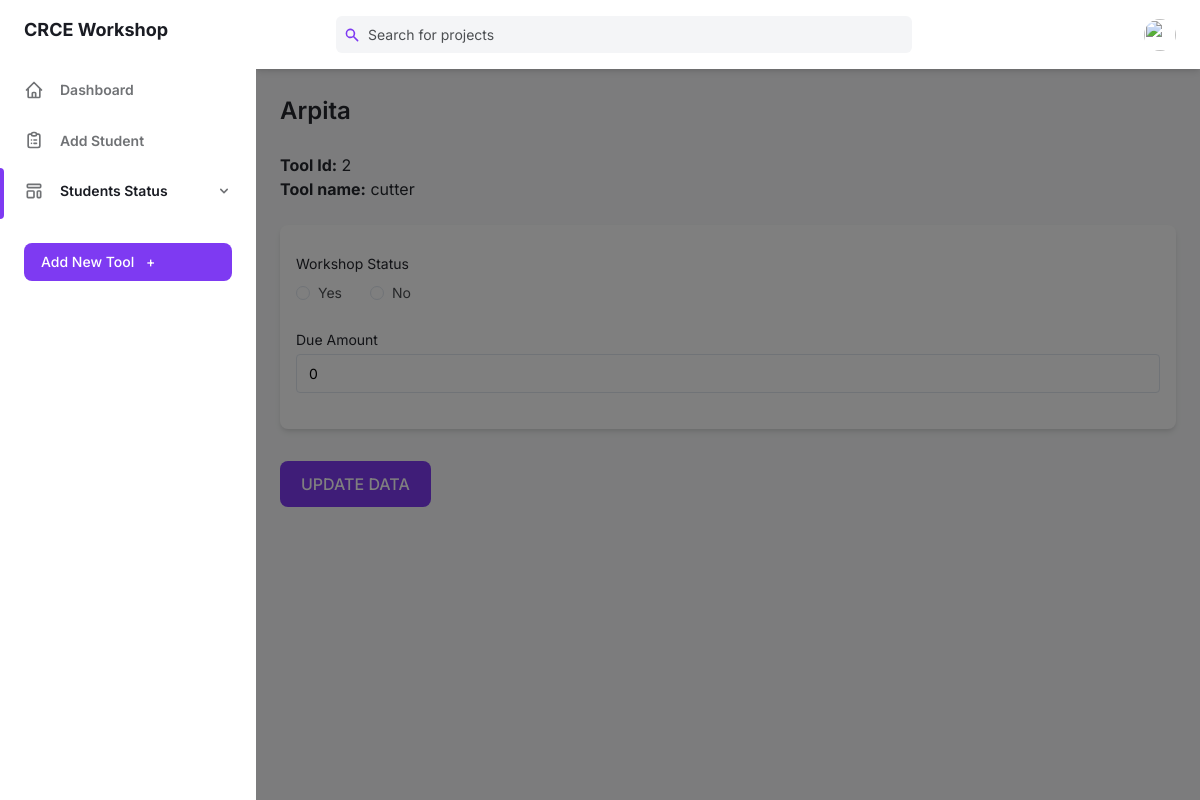
The page /teacher-portal/workshop/UpdateWorkshop.php?rollno=1001&name=Arpita&tool_id=2 on the database its author committed.
### tables this page shows
CREATE TABLE IF NOT EXISTS `student` (
  `s_id` int NOT NULL AUTO_INCREMENT,
  `branch` varchar(100) NOT NULL,
  `first_name` varchar(100) NOT NULL,
  `last_name` varchar(100) NOT NULL,
  `mother_name` varchar(100) NOT NULL,
  `religion` varchar(100) NOT NULL,
  `gender` varchar(100) NOT NULL,
  `dob` varchar(100) NOT NULL,
  `pob` varchar(100) NOT NULL,
  `s_email` varchar(100) NOT NULL,
  `s_pwd` varchar(100) NOT NULL,
  `phone` varchar(100) NOT NULL,
  `year` varchar(100) NOT NULL,
  `home_stn` varchar(100) NOT NULL,
  `age` varchar(100) NOT NULL,
  `ila` varchar(100) NOT NULL,
  `doa` varchar(100) NOT NULL,
  `reason` varchar(100) NOT NULL,
  `remark` varchar(100) NOT NULL,
  PRIMARY KEY (`s_id`)
);

CREATE TABLE IF NOT EXISTS `student_workshop_map` (
  `sr` int NOT NULL AUTO_INCREMENT,
  `s_id` int NOT NULL,
  `workshopstatus` varchar(100) NOT NULL,
  `too_id` int DEFAULT NULL,
  `dues` varchar(100) DEFAULT NULL,
  `comments` varchar(100) DEFAULT NULL,
  PRIMARY KEY (`sr`),
  KEY `s_id` (`s_id`),
  KEY `too_id` (`too_id`)
);

CREATE TABLE IF NOT EXISTS `workshop` (
  `tool_id` int NOT NULL AUTO_INCREMENT,
  `tool_name` varchar(100) NOT NULL,
  PRIMARY KEY (`tool_id`)
);

### teacher-portal/workshop/UpdateWorkshop.php (the view, shortened to what this page needs)
<!DOCTYPE html>
<html :class="{ 'theme-dark': dark }" x-data="data()" lang="en">
	<head>
		<link rel="stylesheet" href="./assets/css/tailwind.output.css" />
	</head>
	<body>
		<div class="flex h-screen bg-gray-50 dark:bg-gray-900" :class="{ 'overflow-hidden': isSideMenuOpen}">
				<aside  class="z-20 hidden w-64 overflow-y-auto bg-white dark:bg-gray-800 md:block flex-shrink-0">
					<div class="py-4 text-gray-500 dark:text-gray-400">
						<a class="ml-6 text-lg font-bold text-gray-800 dark:text-gray-200" href="workshop-home.php">
						CRCE Workshop
						</a>
						<ul class="mt-6">
						<li class="relative px-6 py-3">
							<a class="inline-flex items-center w-full text-sm font-semibold transition-colors duration-150 hover:text-gray-800 dark:hover:text-gray-200"
							href="workshop-home.php"
							>
							<span class="ml-4">
								Dashboard
							</span>
							</a>
						</li>
						</ul>
						<ul>
						<li class="relative px-6 py-3">
							<a class="inline-flex items-center w-full text-sm font-semibold transition-colors duration-150 hover:text-gray-800 dark:hover:text-gray-200"
							href="add-student-workshop.php"
							>
							<span class="ml-4">
								Add Student
							</span>
							</a>
						</li>
						</ul>
						<ul>
                            <li class="relative px-6 py-3">
                                <span class="absolute inset-y-0 left-0 w-1 bg-purple-600 rounded-tr-lg rounded-br-lg" aria-hidden="true"></span>
                                <button class="inline-flex items-center justify-between w-full text-sm font-semibold transition-colors duration-150 hover:text-gray-800 dark:hover:text-gray-200" @click="togglePagesMenu" aria-haspopup="true" >
                                    <span class="inline-flex items-center">
                                        <span class="ml-4">
                                            <a class="inline-flex items-center w-full text-sm font-semibold text-gray-800 transition-colors duration-150 hover:text-gray-800 dark:hover:text-gray-200 dark:text-gray-100">
                                                Students Status
                                            </a>
                                        </span>
                                    </span>
                                    <svg class="w-4 h-4" aria-hidden="true" fill="currentColor" viewBox="0 0 20 20">
                                        <path fill-rule="evenodd" d="M5.293 7.293a1 1 0 011.414 0L10 10.586l3.293-3.293a1 1 0 111.414 1.414l-4 4a1 1 0 01-1.414 0l-4-4a1 1 0 010-1.414z" clip-rule="evenodd"></path>
                                    </svg>
                                </button>
                            </li>
						</ul>
						<div class="px-6 my-6">
                            <button class="flex items-center justify-between w-full px-4 py-2 text-sm font-medium leading-5 text-white transition-colors duration-150 bg-purple-600 border border-transparent rounded-lg active:bg-purple-600 hover:bg-purple-700 focus:outline-none focus:shadow-outline-purple">
                                <a href="add-workshop-tool.php">
                                    Add New Tool <span class="ml-2" aria-hidden="true">+</span>
                                </a>
                            </button>
						</div>
					</div>
				</aside>
				<div
					x-show="isSideMenuOpen"
					x-transition:enter="transition ease-in-out duration-150"
					x-transition:enter-start="opacity-0"
					x-transition:enter-end="opacity-100"
					x-transition:leave="transition ease-in-out duration-150"
					x-transition:leave-start="opacity-100"
					x-transition:leave-end="opacity-0"
					class="fixed inset-0 z-10 flex items-end bg-black bg-opacity-50 sm:items-center sm:justify-center"
					>
				</div>
			<div class="flex flex-col flex-1 w-full">
				<header class="z-10 py-4 bg-white shadow-md dark:bg-gray-800">
					<div class="container flex items-center justify-between h-full px-6 mx-auto text-purple-600 dark:text-purple-300">
							<div class="search flex justify-center flex-1 lg:mr-32">
								<div class="relative w-full max-w-xl mr-6 focus-within:text-purple-500">
									<div class="absolute inset-y-0 flex items-center pl-2">
										<svg class="w-4 h-4" aria-hidden="true" fill="currentColor" viewBox="0 0 20 20">
										<path
											fill-rule="evenodd"
											d="M8 4a4 4 0 100 8 4 4 0 000-8zM2 8a6 6 0 1110.89 3.476l4.817 4.817a1 1 0 01-1.414 1.414l-4.816-4.816A6 6 0 012 8z"
											clip-rule="evenodd"
										></path>
										</svg>
									</div>
									<input
										class="searchTerm cd-search table-filter w-full pl-8 pr-2 text-sm text-gray-700 placeholder-gray-600 bg-gray-100 border-0 rounded-md dark:placeholder-gray-500 dark:focus:shadow-outline-gray dark:focus:placeholder-gray-600 dark:bg-gray-700 dark:text-gray-200 focus:placeholder-gray-500 focus:bg-white focus:border-purple-300 focus:outline-none focus:shadow-outline-purple form-input"
										type="text"
										placeholder="Search for projects"
										aria-label="Search"
										id="myInput"
										onkeyup="myFunction()"
										data-table="order-table"
									/>
								</div>
							</div>
						<ul class="flex items-center flex-shrink-0 space-x-6">
								<li class="relative">
								<button
									class="align-middle rounded-full focus:shadow-outline-purple focus:outline-none"
									@click="toggleProfileMenu"
									@keydown.escape="closeProfileMenu"
									aria-label="Account"
									aria-haspopup="true"
								>
									<img
									class="object-cover w-8 h-8 rounded-full"
									src="https://images.unsplash.com/photo-1502378735452-bc7d86632805?ixlib=rb-0.3.5&q=80&fm=jpg&crop=entropy&cs=tinysrgb&w=200&fit=max&s=aa3a807e1bbdfd4364d1f449eaa96d82"
									alt=""
									aria-hidden="true"
									/>
								</button>
								</li>
						</ul>
					</div>
				</header>
					<main class="h-full pb-16 overflow-y-auto">
						<form  action="" method = "POST">
							<?php
								$conn = mysqli_connect("localhost", "root", "", "crce") or die(mysqli_error($conn));
								$rollno = $_GET['rollno'];
								$tool_id = $_GET['tool_id'];
								$records = mysqli_query($conn,"SELECT * FROM student s,
																			 student_workshop_map sw,
																			 workshop w
																		WHERE sw.too_id=w.tool_id
																		AND sw.too_id = '$tool_id'
																		AND s.s_id = sw.s_id
																		AND s.s_id= '$rollno'");
								while($data = mysqli_fetch_array($records))
								{
									echo'
										<div class="container px-6 mx-auto grid">
											<h2 class="my-6 text-2xl font-semibold text-gray-700 dark:text-gray-200">'.$_GET['name'].'</h2>
											<p class="my-2 text-1xl text-gray-700 dark:text-gray-200"><b>Tool Id:</b> '.$data['too_id'].' </p>
											<p class="my-3 text-1xl text-gray-700 dark:text-gray-200"><b>Tool name:</b> '.$data['tool_name'].' </p>
											<br>
											<div class="px-4 py-3 mb-8 bg-white rounded-lg shadow-md dark:bg-gray-800">
												<div class="mt-4 text-sm">
													<span class="text-gray-700 dark:text-gray-400"> Workshop Status</span>
													<div class="mt-2">
														<label class="inline-flex items-center text-gray-600 dark:text-gray-400">
															<input
																type="radio"
																name= "choose"
																value="yes"
																class="text-purple-600 form-radio focus:border-purple-400 focus:outline-none focus:shadow-outline-purple dark:focus:shadow-outline-gray"
															/>
															<span class="ml-2">Yes</span>
														</label>
														<label class="inline-flex items-center ml-6 text-gray-600 dark:text-gray-400">
															<input
																type="radio"
																name= "choose"
																value="no"
																class="text-purple-600 form-radio focus:border-purple-400 focus:outline-none focus:shadow-outline-purple dark:focus:shadow-outline-gray"
															/>
															<span class="ml-2">No</span>
														</label>
													</div>
												</div>
												<br>
												<label class="block text-sm">
													<span class="text-gray-700 dark:text-gray-400"> Due Amount</span>
													<input
														type="text"
														name="dues"
														value="'.$data['dues'].'"
														autocomplete="off"
														class="block w-full mt-1 text-sm dark:border-gray-600 dark:bg-gray-700 focus:border-purple-400 focus:outline-none focus:shadow-outline-purple dark:text-gray-300 dark:focus:shadow-outline-gray form-input"
													/>
												</label>
												<br>
											</div>
											<div>
												<input
													id="update"
													type="submit"
													name="submit"
													value="UPDATE DATA"
													class="px-5 py-3 font-medium leading-5 text-white transition-colors duration-150 bg-purple-600 border border-transparent rounded-lg active:bg-purple-600 hover:bg-purple-700 focus:outline-none focus:shadow-outline-purple"
												>
											</div>
										</div>
									';
								}
							?>
						</form>
					</main>
      		</div>
    	</div>
	</body>
</html>

### rows shown on the page
student: student_workshop_map.too_id "2", workshop.tool_name "cutter", dues "0"
